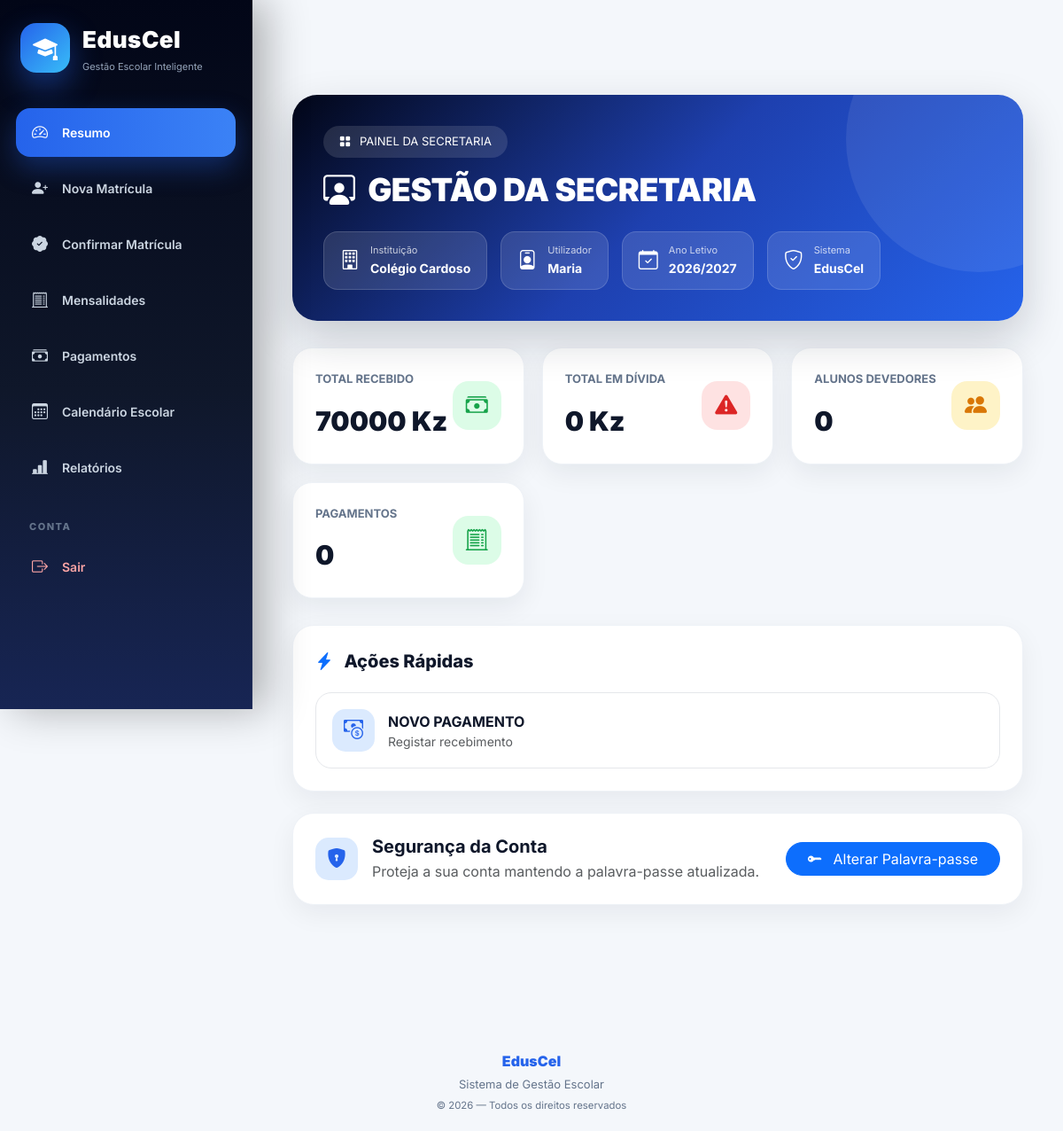
The page /secretaria/dashboard (signed in) on the database its author committed.
### users/models.py (models this page shows, shortened)
class User(AbstractUser):
    ROLE_CHOICES = (
        ("SUPERADMIN", "Super Admin"),
        ("DIRETOR", "Diretor"),
        ("DIRETOR_PEDAGOGICO", "Diretor Pedagógico"),
        ("PROFESSOR", "Professor"),
        ("ALUNO", "Aluno"),
        ("FINANCEIRO", "Financeiro"),
        ("SECRETARIA", "Secretaria"),
    )
    role = models.CharField(
        max_length=25,
        choices=ROLE_CHOICES,
        default="ALUNO",
        verbose_name="Perfil"
    )
    ativo = models.BooleanField(
        default=True,
        verbose_name="Ativo"
    )
    escola = models.ForeignKey(
        "academic.Escola",
        on_delete=models.CASCADE,
        null=True,
        blank=True,
        related_name="usuarios",
        verbose_name="Escola"
    )
    telefone = models.CharField(
        max_length=20,
        unique=True,
        null=True,
        blank=True,
        verbose_name="Telefone"
    )
    telefone_verificado = models.BooleanField(
        default=False,
        verbose_name="Telefone Verificado"
    )
    email_verificado = models.BooleanField(
        default=False,
        verbose_name="Email Verificado"
    )
    criado_em = models.DateTimeField(
        auto_now_add=True,
        verbose_name="Criado em"
    )
    tentativas_login = models.PositiveIntegerField(
        default=0
    )
    bloqueado_ate = models.DateTimeField(
        null=True,
        blank=True
    )
    otp_codigo = models.CharField(
        max_length=128,
        null=True,
        blank=True,
        verbose_name="OTP"
    )
    otp_expira_em = models.DateTimeField(
        null=True,
        blank=True,
        verbose_name="Expira em"
    )
    otp_tentativas = models.PositiveIntegerField(
        default=0,
        verbose_name="Tentativas OTP"
    )
    ultimo_envio_otp = models.DateTimeField(
        null=True,
        blank=True,
        verbose_name="Último envio OTP"
    )
    objects = UserManager()

### academic/models.py (models this page shows, shortened)
class Escola(models.Model):
    nome = models.CharField(
        "Nome da Escola",
        max_length=255
    )
    codigo = models.CharField(
        "Código da Escola",
        max_length=10,
        unique=True,
        blank=True,
        help_text="Código usado no login da escola"
    )
    logo = models.ImageField(
        upload_to='logos_escolas/',
        blank=True,
        null=True
    )
    endereco = models.CharField(
        "Endereço",
        max_length=255
    )
    provincia = models.CharField(
        "Província",
        max_length=100,
        blank=True,
        null=True
    )
    municipio = models.CharField(
        "Município",
        max_length=100,
        blank=True,
        null=True
    )
    telefone = models.CharField(
        "Telefone",
        max_length=20
    )
    nif = models.CharField(
        "NIF",
        max_length=14,
        blank=True,
        null=True,
        help_text="Número de Identificação Fiscal da escola"
    )
    email = models.EmailField(
        "Email da Escola",
        max_length=254,
        blank=True,
        null=True,
        help_text="Email oficial da escola"
    )
    plano = models.ForeignKey(
        "Plano",
        on_delete=models.SET_NULL,
        null=True,
        blank=True,
        related_name="escolas",
        verbose_name="Plano"
    )
    data_expiracao = models.DateField(
        "Data de Expiração do Plano",
        null=True,
        blank=True
    )
    ativo = models.BooleanField(
        "Ativo",
        default=True
    )
    criada_em = models.DateTimeField(
        "Criada em",
        auto_now_add=True
    )
    class Meta:
        verbose_name = "Escola"
        verbose_name_plural = "Escolas"
        ordering = ["nome"]

class AnoLetivo(models.Model):
    nome = models.CharField(max_length=20)  # Ex: 2025/2026
    ativo = models.BooleanField(default=True)
    escola = models.ForeignKey(
        "Escola",
        on_delete=models.CASCADE,
        related_name="anos_letivos"
    )

### core/views.py (the view)
# urls.py: path('secretaria/dashboard', views.dashboard_secretaria, name='dashboard_secretaria'),
@login_required
def dashboard_secretaria(request):
    if getattr(request.user, "role", None) != "SECRETARIA":
        return redirect("dashboard")
    escola = getattr(request.user, "escola", None)
    if not escola:
        messages.error(
            request,
            "Nenhuma escola associada à secretaria."
        )
        return redirect("dashboard")
    ano_letivo = AnoLetivo.objects.filter(
        escola=escola,
        ativo=True
    ).first()
    context = dados_financeiros_da_secretaria(escola)
    context.update({
        "escola": escola,
        "ano_letivo": ano_letivo,
        "nome_secretaria":
            request.user.get_full_name()
            or request.user.username,
    })
    return render(
        request,
        "dashboard_secretaria.html",
        context
    )

### core/templates/dashboard_secretaria.html (shortened to what this page needs)
{% extends "base_secretaria.html" %}
{% block content %}
<div class="dashboard-wrapper">
<div class="dashboard-header">
<div class="header-content">
<div class="welcome-badge">
<i class="bi bi-grid-fill"></i>
PAINEL DA SECRETARIA
</div>
<h1>
<i class="bi bi-person-workspace me-2"></i>
GESTÃO DA SECRETARIA
</h1>
<div class="info-badges">
<div class="info-badge">
<i class="bi bi-building"></i>
<div>
<small>
Instituição
</small>
<strong>
{% if request.user.escola %}
{{ request.user.escola.nome }}
{% else %}
Sem escola definida
{% endif %}
</strong>
</div>
</div>
<div class="info-badge">
<i class="bi bi-person-badge"></i>
<div>
<small>
Utilizador
</small>
<strong>
{% if request.user.get_full_name %}
{{ request.user.get_full_name }}
{% else %}
{{ request.user.username }}
{% endif %}
</strong>
</div>
</div>
<div class="info-badge">
<i class="bi bi-calendar-check"></i>
<div>
<small>
Ano Letivo
</small>
<strong>
{% if ano_letivo %}
{{ ano_letivo.nome }}
{% else %}
Não definido
{% endif %}
</strong>
</div>
</div>
<div class="info-badge">
<i class="bi bi-shield-check"></i>
<div>
<small>
Sistema
</small>
<strong>
EdusCel
</strong>
</div>
</div>
</div>
</div>
</div>
<div class="cards-grid">
<div class="stat-card">
<div class="stat-top">
<div>
<div class="stat-label">
Total Recebido
</div>
<div class="stat-number">
{{ total_recebido|default:"0" }} Kz
</div>
</div>
<div class="stat-icon icon-green">
<i class="bi bi-cash-stack"></i>
</div>
</div>
</div>
<div class="stat-card">
<div class="stat-top">
<div>
<div class="stat-label">
Total em Dívida
</div>
<div class="stat-number">
{{ total_divida|default:"0" }} Kz
</div>
</div>
<div class="stat-icon icon-red">
<i class="bi bi-exclamation-triangle-fill"></i>
</div>
</div>
</div>
<div class="stat-card">
<div class="stat-top">
<div>
<div class="stat-label">
Alunos Devedores
</div>
<div class="stat-number">
{{ alunos_devedores|default:"0" }}
</div>
</div>
<div class="stat-icon icon-yellow">
<i class="bi bi-people-fill"></i>
</div>
</div>
</div>
<div class="stat-card">
<div class="stat-top">
<div>
<div class="stat-label">
Pagamentos
</div>
<div class="stat-number">
{{ total_pagamentos|default:"0" }}
</div>
</div>
<div class="stat-icon icon-green">
<i class="bi bi-receipt-cutoff"></i>
</div>
</div>
</div>
</div>
<div class="content-card mb-4">
<div class="section-title">
<i class="bi bi-lightning-charge-fill text-primary me-2"></i>
Ações Rápidas
</div>
<div class="quick-grid">
<a href="{% url 'registrar_pagamento' %}"
class="quick-card">
<div class="quick-icon">
<i class="bi bi-cash-coin"></i>
</div>
<div>
<strong>
NOVO PAGAMENTO
</strong>
<small class="text-muted d-block">
Registar recebimento
</small>
</div>
</a>
</div>
</div>
<div class="content-card mb-4">
<div class="d-flex justify-content-between align-items-center flex-wrap gap-3">
<div class="d-flex align-items-center gap-3">
<div class="quick-icon">
<i class="bi bi-shield-lock-fill"></i>
</div>
<div>
<h5 class="fw-bold mb-1">
Segurança da Conta
</h5>
<p class="text-muted mb-0">
Proteja a sua conta mantendo a palavra-passe atualizada.
</p>
</div>
</div>
<a href="{% url 'alterar_senha' %}"
class="btn btn-primary rounded-pill px-4">
<i class="bi bi-key-fill me-2"></i>
Alterar Palavra-passe
</a>
</div>
</div>
</div>
</div>
</div>
{% endblock %}

### core/templates/base_secretaria.html (style rules this page uses)
:root { --primary:#2563eb; --primary-light:#3b82f6; --cyan:#38bdf8; --dark:#020617; --dark-2:#0f172a; --dark-3:#172554; --background:#f8fafc; --text:#0f172a; --muted:#64748b; --border:#e2e8f0; }
* { margin:0; padding:0; box-sizing:border-box; }
html { scroll-behavior:smooth; }
body { font-family:"Inter", Arial, sans-serif; background: linear-gradient( 135deg, #f8fafc, #eef2ff ); color:var(--text); overflow-x:hidden; }
a { text-decoration:none; }

### core/templates/dashboard_secretaria.html (style rules this page uses)
body { background:#f4f7fb; }
.dashboard-wrapper { padding:25px 15px 50px; }
.dashboard-header { background: linear-gradient( 135deg, #020617, #1e40af, #2563eb ); border-radius:28px; padding:35px; color:white; position:relative; overflow:hidden; margin-bottom:30px; box-shadow: 0 20px 50px rgba(15,23,42,.20); }
.dashboard-header::after { content:""; position:absolute; width:300px; height:300px; right:-100px; top:-100px; background: rgba(255,255,255,.08); border-radius:50%; }
.header-content { position:relative; z-index:2; }
.welcome-badge { display:inline-flex; align-items:center; gap:10px; padding:8px 18px; border-radius:50px; background: rgba(255,255,255,.12); font-size:13px; margin-bottom:15px; }
.dashboard-header h1 { font-size:36px; font-weight:900; letter-spacing:-.5px; margin-bottom:8px; }
.info-badges { display:flex; flex-wrap:wrap; gap:15px; margin-top:25px; }
.info-badge { display:flex; align-items:center; gap:12px; padding:12px 18px; border-radius:16px; background: rgba(255,255,255,.12); border: 1px solid rgba(255,255,255,.15); }
.info-badge i { font-size:22px; }
.info-badge small { display:block; opacity:.75; font-size:11px; }
.info-badge strong { font-size:14px; }
.cards-grid { display:grid; grid-template-columns: repeat(auto-fit,minmax(240px,1fr)); gap:20px; margin-bottom:30px; }
.stat-card { background:white; border-radius:22px; padding:25px; box-shadow: 0 10px 30px rgba(15,23,42,.07); border:1px solid #eef2f7; transition:.3s; }
.stat-top { display:flex; justify-content:space-between; align-items:center; }
.stat-icon { width:55px; height:55px; border-radius:18px; display:flex; align-items:center; justify-content:center; font-size:25px; }
.icon-green { background:#dcfce7; color:#16a34a; }
.icon-red { background:#fee2e2; color:#dc2626; }
.icon-yellow { background:#fef3c7; color:#d97706; }
.stat-label { color:#64748b; font-size:13px; font-weight:700; text-transform:uppercase; }
.stat-number { font-size:30px; font-weight:900; color:#0f172a; margin-top:15px; }
.content-card { background:white; border-radius:24px; padding:25px; border:1px solid #eef2f7; box-shadow: 0 10px 30px rgba(15,23,42,.06); }
.section-title { font-size:20px; font-weight:800; color:#0f172a; margin-bottom:20px; }
.quick-grid { display:grid; grid-template-columns: repeat(auto-fit,minmax(220px,1fr)); gap:15px; }
.quick-card { background:#fff; border-radius:18px; padding:18px; display:flex; align-items:center; gap:15px; text-decoration:none; color:#0f172a; border:1px solid #e5e7eb; transition:.3s; }
.quick-icon { width:48px; height:48px; border-radius:15px; background:#dbeafe; color:#2563eb; display:flex; justify-content:center; align-items:center; font-size:22px; }

### rows shown on the page
User: user.escola.nome "Colégio Cardoso", user.get_full_name "Maria"
AnoLetivo: nome "2026/2027"

### other values the page prints
{{ total_recebido|default:"0" }} "70000"
{{ total_divida|default:"0" }} "0"
{{ alunos_devedores|default:"0" }} "0"
{{ total_pagamentos|default:"0" }} "0"
